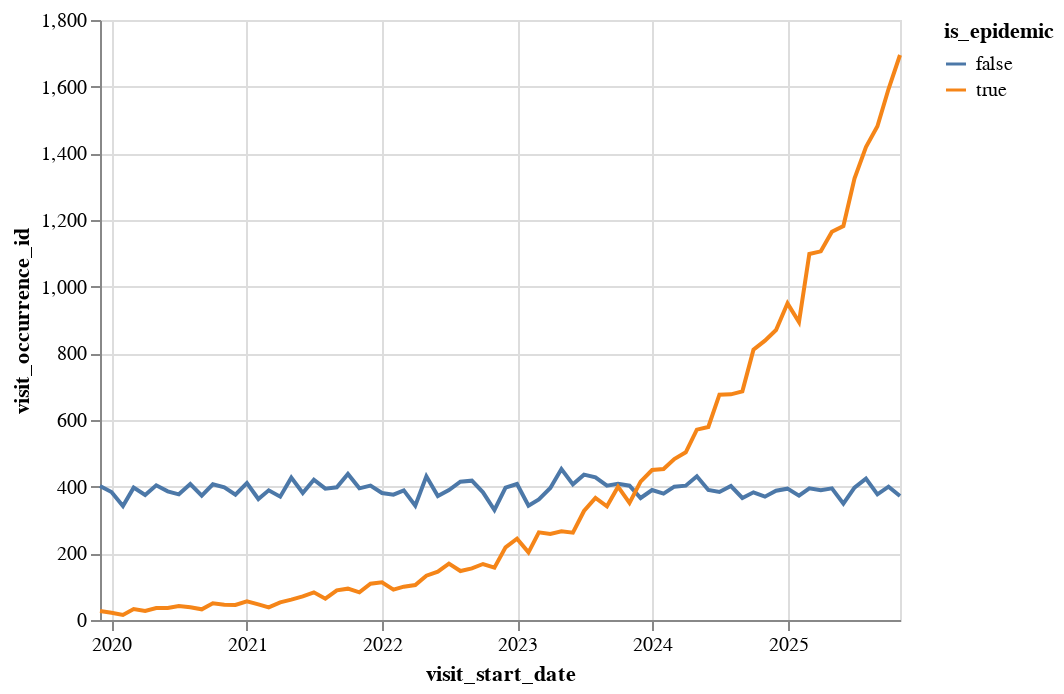

The cell this chart's notebook holds for it:
### Markdown cell above
Plot the temporal repartition of epidemic visits compared to non-epidemic visits.

### Code cell
#TODO

### Figure 1 — Vega-Lite specification as saved in the notebook (floating-point values rounded to 4 significant figures; data arrays with more than 128 entries replaced by an {"elided": "..."} marker saying what was removed)
{"config": {"view": {"continuousWidth": 400, "continuousHeight": 300}}, "data": {"name": "data-90ca42f65620e63e4ab3720a480545dc"}, "mark": "line", "encoding": {"color": {"type": "nominal", "field": "is_epidemic"}, "x": {"type": "temporal", "field": "visit_start_date"}, "y": {"type": "quantitative", "field": "visit_occurrence_id"}}, "$schema": "https://vega.github.io/schema/vega-lite/v4.8.1.json", "datasets": {"data-90ca42f65620e63e4ab3720a480545dc": {"elided": "144 records"}}}
